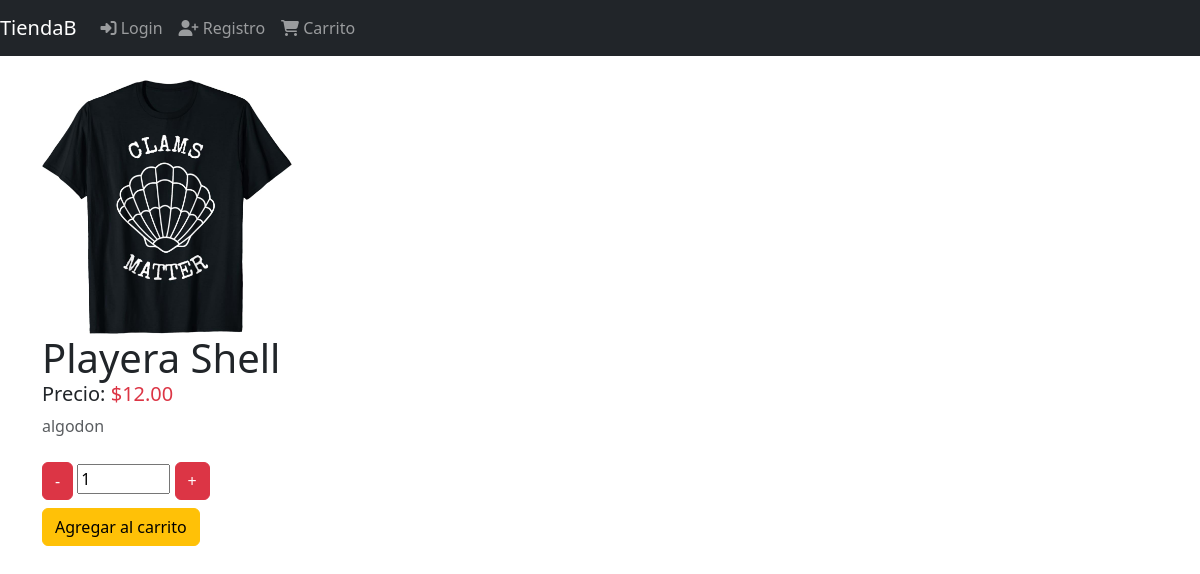
Page /productos/playera-shell on the committed database.
### products/models.py (models this page shows, shortened)
class Product(models.Model):
    title = models.CharField(max_length=40)
    description = models.TextField()
    price = models.DecimalField(max_digits=8, decimal_places=2, default=0.0)
    image = models.ImageField(upload_to='products/', null=False, blank=False)
    create_at = models.DateField(auto_now_add=True)
    slug = models.SlugField(max_length=200, null=False,
                            blank=False, unique=True)

### products/views.py (the view)
# urls.py: path('<slug:slug>', views.ProductDetailView.as_view(), name='product')
class ProductDetailView(DetailView):
    model = Product
    template_name = 'products/product.html'
    def get_context_data(self, **kwargs):
        context = super().get_context_data(**kwargs)
        return context

### templates/products/product.html (shortened to what this page needs)
{% extends "base.html" %}
{% block content %}
<div class="col">
    {% if product.image %}
    <img src="{{product.image.url}}" alt="Imagen de {{ product.title }}" width="250" height="250"
        class="img-fluid rounded">
    {% endif %}
    <div class="h1">{{product.title}}
        <div class="h5 font weight-bold">
            Precio: <span class="text-danger">${{product.price}}</span>
        </div>
    </div>
    <div class="mb-4">
        <p class="text-muted lh-base" style="max-width: 500px;">
            {{ product.description }}
        </p>
    </div>
    <div>
        {% include 'cart/snippets/add.html' %}
    </div>
    {% endblock %}

### rows in the picture
Product: image (picture), title "Playera Shell", price "12.00", description "algodon"
